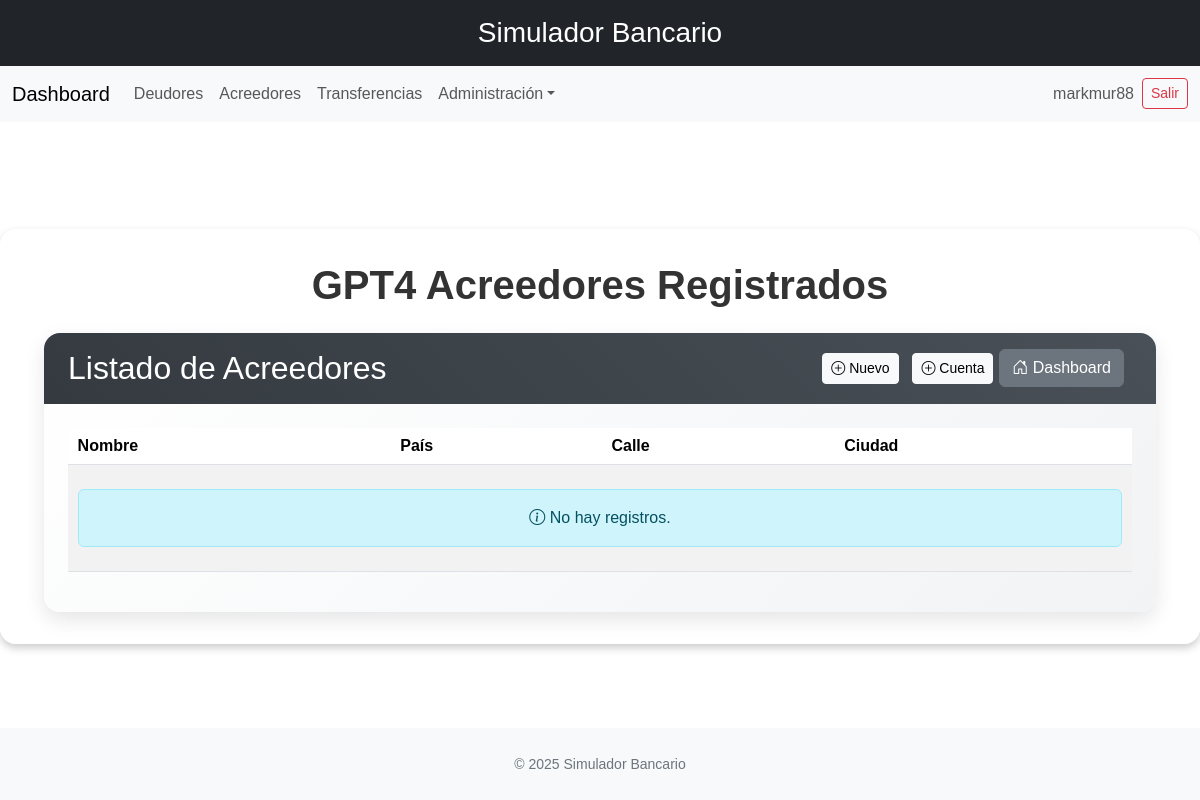
Page /gpt4/acreedores/ (signed in) on the earlier database version.
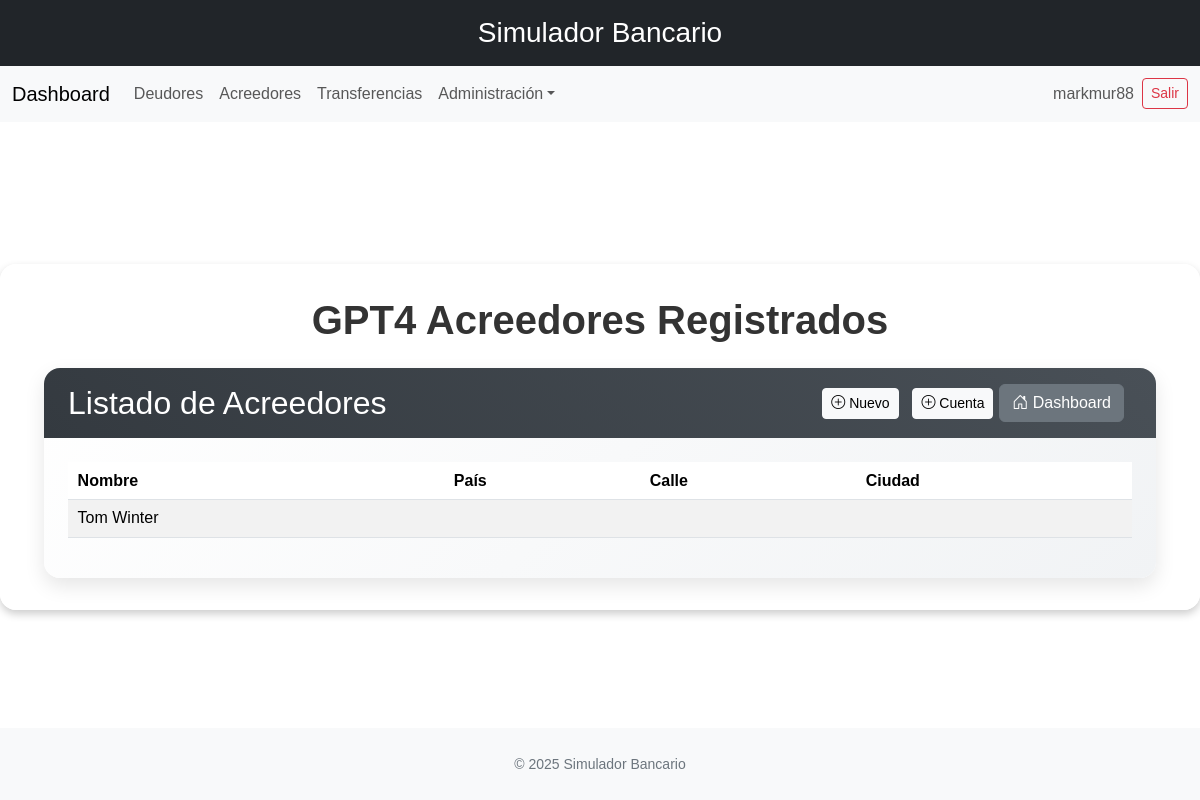
Same page on the later database version.
### banco/models.py (models this page shows, shortened)
class Party(models.Model):
    name = models.CharField(max_length=70, unique=True)
    address = models.OneToOneField(
        PostalAddress,
        on_delete=models.CASCADE,
        related_name="%(class)ss_address"
    )
    class Meta:
        abstract = True
        app_label = 'banco'

class Creditor(Party):
    class Meta(Party.Meta):
        db_table = 'sim_creditor'
        app_label = 'banco'

### banco/gpt_views.py (the view)
# urls.py: path('gpt4/acreedores/', gpt_views.CreditorListView.as_view(), name='list_creditorsGPT4'),
class CreditorListView(LoginRequiredMixin, generic.ListView):
    model = Creditor
    template_name = 'api/GPT4/list_creditors.html'
    context_object_name = 'creditors'

### banco/templates/api/GPT4/list_creditors.html (shortened to what this page needs)
{% extends 'base.html' %}
{% block content %}
<div class="container-fluid">
  <h1 class="text-center display-6 fw-bold mb-4">GPT4 Acreedores Registrados</h1>
  <div class="card custom-card">
    <div class="custom-card-header d-flex justify-content-between align-items-center">
      <h2 class="mb-0">Listado de Acreedores</h2>
      <div>
        <a href="{% url 'create_creditorGPT4' %}" class="btn btn-light btn-sm me-2">
          <i class="bi bi-plus-circle"></i> Nuevo
        </a>
        <a href="{% url 'create_creditor_accountGPT4' %}" class="btn btn-light btn-sm">
          <i class="bi bi-plus-circle"></i> Cuenta
        </a>
        <a href="{% url 'dashboard' %}" class="btn btn-secondary me-2">
            <i class="bi bi-house-door"></i> Dashboard
        </a>
      </div>
    </div>
    <div class="card-body custom-card-body">
      <div class="table-responsive">
        <table class="table table-sm table-striped table-hover align-middle table-custom">
          <thead>
            <tr>
              <th>Nombre</th>
              <th>País</th>
              <th>Calle</th>
              <th>Ciudad</th>
            </tr>
          </thead>
          <tbody>
            {% for creditor in creditors %}
            <tr>
              <td>{{ creditor.name }}</td>
              <td>{{ creditor.postal_address_country }}</td>
              <td>{{ creditor.postal_address_street }}</td>
              <td>{{ creditor.postal_address_city }}</td>
            </tr>
            {% empty %}
            <tr>
              <td colspan="4" class="text-center py-4">
                <div class="alert alert-info mb-0">
                  <i class="bi bi-info-circle"></i> No hay registros.
                </div>
              </td>
            </tr>
            {% endfor %}
          </tbody>
        </table>
      </div>
    </div>
  </div>
</div>
{% endblock %}

Differences in the rows shown:
added Creditor: name "Tom Winter"
Other differences:
text no longer shown: "No hay registros."
